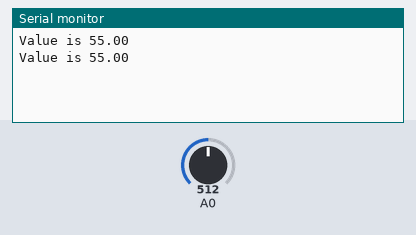
Recording of a sketch running on a simulated Arduino Uno, built with avr-gcc and run on an emulated ATmega328P. Shown: the last lines printed to the serial monitor. The inputs (shaded band) are chosen by the test bench; at power-on: A0 = 512.

Above: at 2.8 s.
2.9 s: A0 set to 716
At 3.8 s:
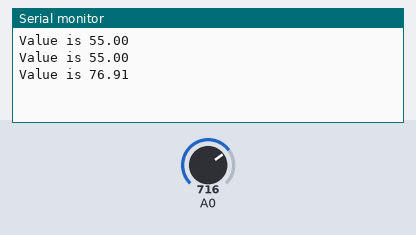
4.4 s: A0 set to 900
At 5.8 s:
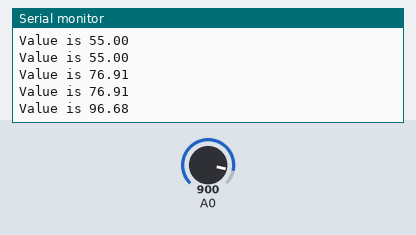
Timing chart, 0 to 7.4 s (numbered marks = the images above; inputs shaded):
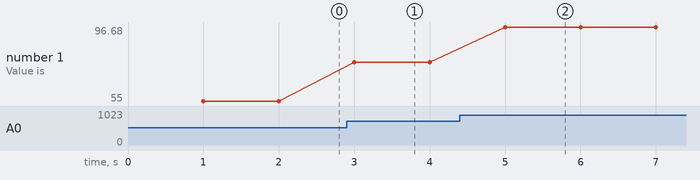

The sketch:

Main.ino
```cpp
#include "ObserverSerial.h"
#include "SensorLM35.h"
#include "ThreadController.h"

ObserverSerial* observer = new ObserverSerial();
SensorLM35* sensor = new SensorLM35();
ThreadController controller;

void setup()
{
    analogReference(INTERNAL);
    Serial.begin(9600);
    while (!Serial)
    {
        ;
    }
    observer->attachSubject(sensor);
    sensor->setPin(A0);
    sensor->setInterval(1000);

    controller.add(sensor);
}

void loop()
{
    controller.run();
}
```

Observer.h
```cpp
#ifndef OBSERVER_H
#define OBSERVER_H

class Observer
{
  public:
    virtual void onReceivedDataFromSubject() = 0;
};
#endif
```

ObserverSerial.cpp
```cpp
#include "ObserverSerial.h"
#include "SensorLM35.h"
#include "HardwareSerial.h"

ObserverSerial::ObserverSerial(){

}

void ObserverSerial::onReceivedDataFromSubject() {
    Serial.print("Value is "); Serial.println(sensor->getValue());
}

void ObserverSerial::attachSubject(SensorLM35 * _sensor){
    sensor = _sensor;
    sensor->registerObserver(this);
}
```

ObserverSerial.h
```cpp
#ifndef OBSERVERSERIAL_H
#define OBSERVERSERIAL_H
#include "Observer.h"
#include "SensorLM35.h"
class ObserverSerial : public Observer
{
private:
  SensorLM35 *sensor;

public:
  ObserverSerial();
  void onReceivedDataFromSubject() override;
  void attachSubject(SensorLM35 *);
};
#endif
```

SensorLM35.cpp
```cpp
#include "SensorLM35.h"
#include "Subject.h"

SensorLM35::SensorLM35():Subject()
{
}

void SensorLM35::setPin(const int _pin)
{
    pin = _pin;
}

int SensorLM35::getPin()
{
    return pin;
}

void SensorLM35::setValue(const double rawADC)
{
    temp = (1.1 * rawADC * 100.0) / 1024.0;
    Subject::_notifyObserver();
}

double SensorLM35::getValue()
{
    return temp;
}


void SensorLM35::run()
{
    setValue(double(analogRead(pin)));
    runned();
}
```

SensorLM35.h
```cpp
#ifndef SENSORLM35_H
#define SENSORLM35_H
#include "Subject.h"
#include "Thread.h"

class SensorLM35 : public Subject, public Thread
{
  private:
    int pin;
    double temp=0.0;


  public:
    SensorLM35();
    void setPin(const int);
    int getPin();
    void setValue(const double);
    double getValue();
    void run();
};

#endif
```

Subject.cpp
```cpp
#include "Subject.h"
#include "Observer.h"

Subject::Subject()
{
}

void Subject::registerObserver(Observer *obs)
{
    mObserver = obs; //we will only allow one observer
}

void Subject::unregisterObserver()
{
    mObserver = nullptr;
}

void Subject::_notifyObserver()
{
    if (mObserver != nullptr)
    {
        mObserver->onReceivedDataFromSubject();
    }
}
```

Subject.h
```cpp
#ifndef SUBJECT_H
#define SUBJECT_H
#include "Observer.h"

class Subject
{
public:
  Subject();
  void registerObserver(Observer *);
  void unregisterObserver();

protected:
  void _notifyObserver();
  Observer *mObserver;
};
#endif
```

Measured:
- after the input at 2.9 s, the serial monitor: prints a new line after 0.10 s (image 1)
- after the input at 4.4 s, the serial monitor: prints a new line after 0.60 s (image 2)
- plotted number 1: 55 → 76.91 after the input at 2.9 s, 76.91 → 96.68 after the input at 4.4 s
